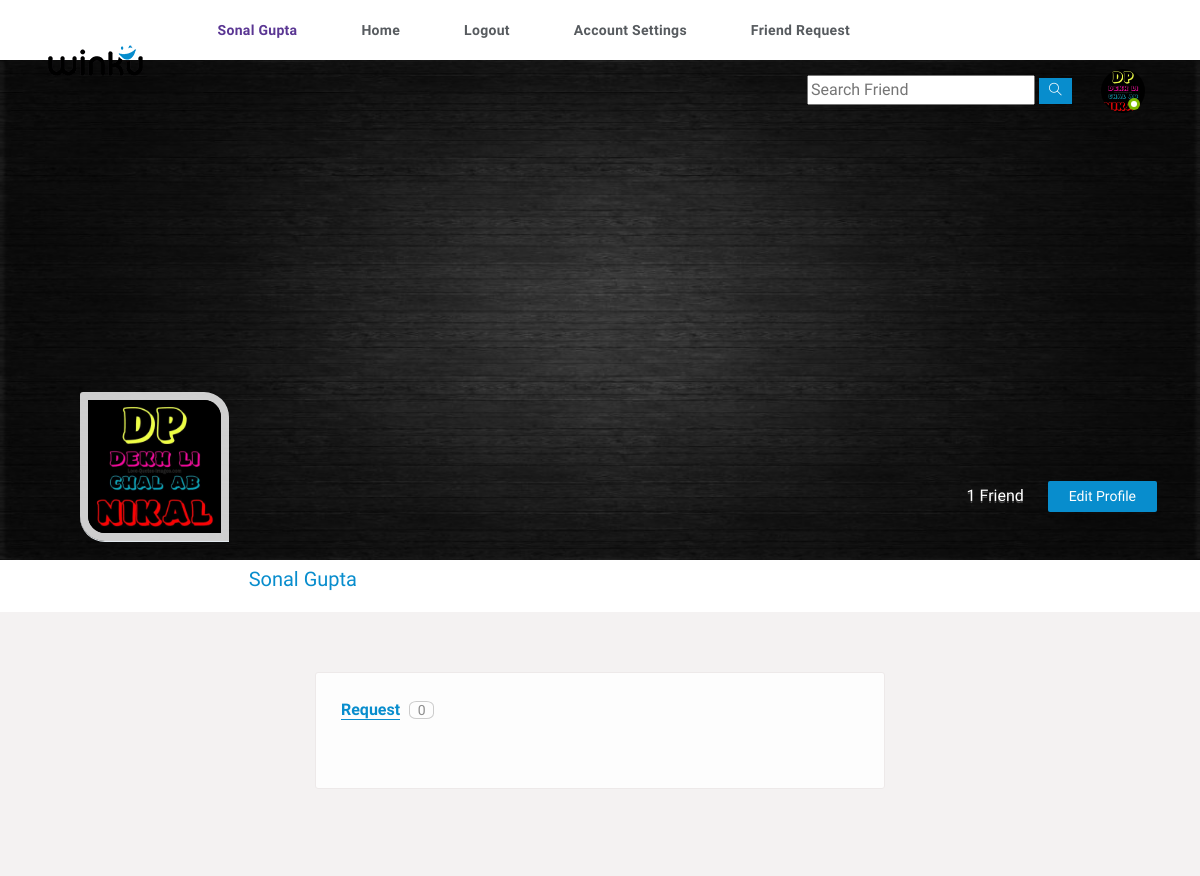
The app's page /request_list (signed in) with its own data.
### users/models.py (models this page shows, shortened)
class Profile(models.Model):
    user = models.OneToOneField(User,on_delete=models.CASCADE)
    id = models.UUIDField(primary_key=True,default=uuid.uuid4,editable=False)
    friends =models.ManyToManyField(User,blank=True,null=True,related_name='friends')
    friend_request = models.ManyToManyField(User,blank=True,null=True,related_name='friend_request')
    email = models.CharField(blank=True,null=True,max_length=200)
    name = models.CharField(blank=True,null=True,max_length=200)
    bio = models.TextField(blank=True,null=True)
    mobile = models.CharField(blank=True,null=True,max_length=100)
    thumbimg = models.ImageField(upload_to='thumbnail',default='thumbnail/thumb.jpg')
    profilepic = models.ImageField(upload_to='profile_pic',default='profile_pic/user.png')
    city = models.CharField(blank=True,null=True,max_length=40)

### users/views.py (the view)
# urls.py: path('request_list',views.request_list,name='request_list'),
def request_list(request):
    user_profile = Profile.objects.get(user=request.user)
    Friend_request =FriendRequest.objects.filter(receiver=request.user)
    context = {
        'user_profile':user_profile,
        'Friend_request':Friend_request
    }
    return render(request,'request_list.html',context)

### users/templates/request_list.html (shortened to what this page needs)
{% include 'header.html'  %}
{% load static %}
	<section>
		<div class="feature-photo">
			<figure><img src="{{user_profile.thumbimg.url}}" alt="" style="height: 500px;"></figure>
			<div class="add-btn">
				<span>{{user_profile.friends.all.count}} Friend</span>
				{% if user_profile.id == user.profile.id %}
				<a href="{% url 'edit_profile' %}" title="" >Edit Profile</a>
				{% else %}
				<form action="{% url 'un_friend' %}" method="post" enctype="multipart/form-data">
					{% csrf_token %}
				<input type="hidden" value="{{user_profile.id}}" name="user_id">
				<input type="submit" value="Unfriend" >
				</form>
				{% endif %}
			</div>
			<div class="container-fluid">
				<div class="row merged">
					<div class="col-lg-2 col-sm-3">
						<div class="user-avatar">
							<figure>
								<img src="{{user_profile.profilepic.url}}" alt="">
							</figure>
						</div>
					</div>
					<div class="col-lg-10 col-sm-9">
						<div class="timeline-info">
							<ul>
								<li class="admin-name">
								  <h5>{{user_profile.name}}</h5>
								</li>
							</ul>
						</div>
					</div>
				</div>
			</div>
		</div>
	</section>
    <section>
		<div class="gap gray-bg">
			<div class="container-fluid">
				<div class="row">
					<div class="col-lg-12">
						<div class="row" id="page-contents">
							<div class="col-lg-3">
							</div>
                            <div class="col-lg-6">
								<div class="central-meta">
									<div class="frnds">
										<ul class="nav nav-tabs">
											 <li class="nav-item"><a class="active" href="#frends" data-toggle="tab">Request</a> <span>{{Friend_request.count}}</span></li>
										</ul>
										<div class="tab-content">
										  <div class="tab-pane active fade show " id="frends" >
										  </div>
										</div>
									</div>
								</div>
							</div>
						</div>
					</div>
				</div>
			</div>
		</div>
	</section>

### users/templates/header.html (shortened to what this page needs)
<!DOCTYPE html>
{% load static %}
<html lang="en">
<head>
    <link rel="stylesheet" href="{% static 'css/main.min.css' %}">
    <link rel="stylesheet" href="{% static 'css/style.css' %}">
    <link rel="stylesheet" href="{% static 'css/color.css' %}">
    <link rel="stylesheet" href="{% static 'css/responsive.css' %}">
</head>
<body>
    {% if user.is_authenticated %}
    <div class="theme-layout">
        <div class="topbar stick">
            <div class="logo">
                <a title="" href=""><img src="images/logo.png" alt=""></a>
            </div>
            <div class="top-area">
                <ul class="main-menu">
                    <li >
                        <a href="{% url 'profile' user.profile.id %}" title="" style="color: #5a3693; font-weight: bold;">{{user.profile.name}}</a>
                    </li>
                    <li>
                        <a href="{% url 'home' %}" title="">Home</a>
                    </li>
                    <li>
                        <a href="{% url 'logout' %}" title="">Logout</a>
                    </li>
                    <li>
                        <a href="{% url 'edit_profile' %}" title="">account settings</a>
                    </li>
                    <li>
                        <a href="{% url 'request_list' %}" title="">Friend Request </a>
                    </li>
                </ul>
                <ul class="setting-area">
                    <li>
                        <div class="searched">
                            <form method="post" class="search">
                                <input type="text" placeholder="Search Friend">
                                <button type="button" data-ripple><i class="ti-search"></i></button>
                            </form>
                        </div>
                    </li>
                </ul>
                <div class="user-img">
                    <a href=""><img src="{{user.profile.profilepic.url}}" style="max-width: 44px; border-radius: 50%;;"  alt=""></a>
                    <span class="status f-online"></span>
                </div>
            </div>
        </div>
        {% endif %}

### static/css/color.css (style rules this page uses)
.product-carousel .owl-nav .owl-prev::before, .product-carousel .owl-nav .owl-next::before, .product-caro .owl-prev:hover:before, .product-caro .owl-next:hover:before, .log-reg-area form .forgot-pwd, .log-reg-area form .already-have, .log-reg-area > p a, .top-area > ul > li > a > span, .timeline-info > ul li a.active, .timeline-info > ul li a:hover, .dropdowns > a.more-mesg, .activity-meta > h6 a, .activity-meta > span a:hover, .friend-name > ins, .description > p a, .we-reply, .sidebar .widget li:hover > a, .sidebar .widget li:hover > i, .friend-meta > a, .user-setting > a:hover, .we-comet li a.showmore, .twiter-feed > li p a, .tutor-links > li i, .tutor-links > li:hover, .pepl-info > span, .page-meta > a, .frnds .nav-tabs .nav-item a.active, .f-title i, #work > div a, .basics > li i, .education > li i, .groups > span i, a.forgot-pwd, .friend-meta > h4 a:hover, .x_title > h2, .post-meta .detail > span, .add-btn > a:hover, .top-area > ul.main-menu > li > ul li a:hover, .dropdowns.active > a i, .user-setting > a i, .form-group input.form-file ~ .control-label, .form-group input.has-value ~ .control-label, .form-group input:focus ~ .control-label, .form-group input:valid ~ .control-label, .form-group select ~ .control-label, .form-group textarea.form-file ~ .control-label, .form-group textarea.has-value ~ .control-label, .form-group textarea:focus ~ .control-label, .form-group textarea:valid ~ .control-label, .flaged > h3, .invition .friend-meta a.invite:hover, .more-optns > ul li:hover, .post-title > h4 a:hover, .post-title .p-date a:hover, .l-post .l-post-meta > h4 a:hover, .read:hover, blockquote, .tags > a:hover, .comment-titles > span, .help-list > ul li a:hover i, .carrer-title > h2 > span, .carrer-title > span a, .open-position > h4 a:hover, .option-set.icon-style > li > a.selected, .category-box > i, .getquot-baner > a, .branches-box > ul li i, .help-topic-result > h2 a:hover, .product-name > h5 a:hover, .full-postmeta .shopnow, .prices.style2 ins span, .single-btn > li > a.active, .total-box > ul > li.final-total, .logout-meta > p a, .forum-list table tbody tr td i, .forum-list table tbody tr td a, .widget ul.recent-topics > li > i, .date-n-reply > a, .topic-data > span, .help-list > ul li a:hover, .employer-info h2, .job-detail > ul li i, .company-intro > a { color: #088dcd; }
#nprogress .bar, .timeline-info > ul li a::before, .add-btn > a, .activitiez > li::before, form button, .colla-apps > li a:hover, a.underline:before, .setting-row input:checked + label, .user-avatar:hover .edit-phto, .error-meta > a, .color-bg, .add-butn, .nav.nav-tabs.likes-btn > li a.active, a.dislike-btn, .drop > a:hover, .btn-view.btn-load-more:hover, .accordion .card h5 button[aria-expanded="true"], .chat-head, .f-page > figure em, .inbox-panel-head > ul > li > a, .nav-tabs--left .nav-link.active, .nav-tabs--left .nav-link.active:hover, footer .widget-title h4::before, #topcontrol, .sidebar .widget-title::before, .f-title::before, .g-post-classic > figure > i::after, .purify > a, .help-list > a:hover, .open-position::before, .info > a, .category-box:hover, .category-box.selected, a.main-btn, .section-heading::before, .getquot-baner, .more-branches > h4::before, .is-helpful > a, .cart-optionz > li > a:hover, .paginationz > li a:hover, .paginationz > li a.active, .shopping-cart, a.btn2:hover, .form-submit > input[type="submit"], button.submit-checkout, .delete-cart:hover, .proceed .button, .amount-area .update-cart, a.addnewforum, .apply-bttons > a { background: #088dcd; }

### static/css/responsive.css (style rules this page uses)
@media screen and (max-width: 1281px) and (min-width: 1024px) { .timeline-info { line-height: 51px; } }
@media screen and (max-width: 1281px) and (min-width: 1024px) { .timeline-info .admin-name > h5 { font-size: 20px; } }
@media screen and (max-width: 1281px) and (min-width: 1024px) { .user-avatar { width: 80.2% } }

### records on screen
Profile: thumbimg (picture), friends.all.count "1", profilepic (picture), name "Sonal Gupta"

### other values on screen
{{ user.profile.name }} "Sonal Gupta"
{{ Friend_request.count }} "0"
